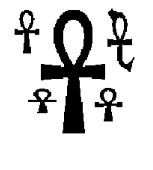
#> input picture imagenes/Ejemplo2.png, 153 x 170 px
$ python main.py
#> lines starting #> are read from the running program, lines starting #| are printed output that depends on the picture; after the words box and inside, x2 and y2 are one past the last pixel; in counts of white or black regions, pixels touching at a corner belong together
"""
@author: Samuel Torres y Edis Fernandez
"""
import cv2
import numpy as np
from skimage.measure import label
from scipy.ndimage import binary_dilation

def generate_marker(binary_image):
    inverted_image =cv2.bitwise_not(binary_image)
    # Crear la imagen marcador
    marker = np.zeros_like(binary_image)
    marker[0, :] = inverted_image[0, :]
    marker[-1, :] = inverted_image[-1, :]
    marker[:, 0] = inverted_image[:, 0]
    marker[:, -1] = inverted_image[:, -1]

    return marker

def morphological_reconstruction(marker, mask):
    if marker.shape != mask.shape:
        raise ValueError("Las dimensiones de marker y mask deben ser iguales.")

    reconstructed = marker.copy()

    while True:
        previous = reconstructed.copy()
        dilated = binary_dilation(reconstructed, structure=np.ones((3, 3)))
        reconstructed = dilated & mask
        if np.array_equal(reconstructed, previous):
            break

    return reconstructed

def rellenar(img):
    img_inverted = cv2.bitwise_not(img)
    marker = generate_marker(img)
    reconstructed = morphological_reconstruction(marker, img_inverted)

    return 255-reconstructed*255

def contar_huecos(agujeros):
    numero_agujeros = label((agujeros == 255).astype(np.uint8), connectivity=2)
    numero = np.max(numero_agujeros)

    return numero

def reconocer_jeroglifico(huecos):
    jeroglifico = ['W','A','K','J','S','D']
    if ( huecos < 0 or huecos > 6) :
        return '?'

    return jeroglifico[huecos]

def procesar_imagen(path_imagen):
#> called with path_imagen = 'imagenes/Ejemplo2.png'
    original = cv2.imread(path_imagen,0)
#> original is the input picture: shape (170, 153); min 0, max 255, mean 211.7
    _, mask_bin = cv2.threshold(original, 127, 255, cv2.THRESH_BINARY)
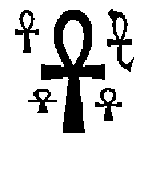
#> mask_bin: shape (170, 153); 83.2% white; 5 black regions, box (x1, y1, x2, y2) and area: (41, 10, 105, 133) 2857, (107, 9, 134, 72) 563, (15, 10, 39, 53) 365, (95, 88, 122, 121) 328, (28, 89, 57, 113) 249
    resultado = []
    mask_bin_inverted = cv2.bitwise_not(mask_bin)
    labeled_image = label((mask_bin_inverted == 255).astype(np.uint8), connectivity=2)
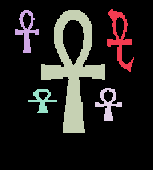
#> labeled_image: shape (170, 153) int64; 6 distinct labels, from 0 to 5; one colour per label, 0 black
    num_formas = np.max(labeled_image)
#> num_formas = 5
    for i in range(1,num_formas+1):
        figura = (labeled_image == i)
        figura = figura.astype(np.uint8) * 255

        agujeros_rellenados = rellenar(figura)
        agujeros = np.bitwise_xor(agujeros_rellenados, figura)
        numero_huecos = contar_huecos(agujeros)
        print(numero_huecos)
        resultado.append(reconocer_jeroglifico(numero_huecos))
#> this loop made 5 passes
#| 1
#| 1
#| 1
#| 1
#| 1
#> pass 1, in procesar_imagen, `figura = (labeled_image == i)`:
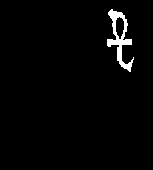
#> figura: shape (170, 153) bool; 2.2% white; 1 white region, box (x1, y1, x2, y2) and area: (107, 9, 134, 72) 563
#> pass 1, in rellenar, `marker = generate_marker(img)`:
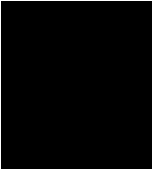
#> marker: shape (170, 153); 2.5% white in thin lines or dots
#> after the loop:
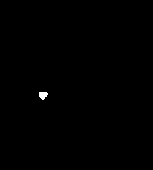
#> agujeros: shape (170, 153); 0.2% white; 1 white region, box (x1, y1, x2, y2) and area: (39, 92, 48, 100) 53
#> after the loop:
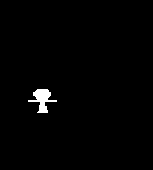
#> agujeros_rellenados: shape (170, 153); 1.2% white; 1 white region, box (x1, y1, x2, y2) and area: (28, 89, 57, 113) 302
#> after the loop:
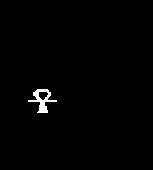
#> figura: shape (170, 153); 0.96% white; 1 white region, box (x1, y1, x2, y2) and area: (28, 89, 57, 113) 249
#> after the loop, resultado = ['A', 'A', 'A', 'A', 'A']

    print(''.join(sorted(resultado)))
#| AAAAA


# Ejecutar
procesar_imagen("imagenes/Ejemplo2.png")

$ run again, with imagenes/ankh.png copied over imagenes/Ejemplo2.png
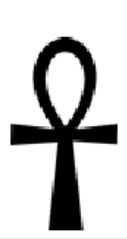
#> input picture imagenes/ankh.png, 127 x 239 px
#> in procesar_imagen, original is the input picture: shape (239, 127); min 0, max 255, mean 201.2
#> in procesar_imagen, `_, mask_bin = cv2.threshold(original, 127, 255, cv2.THRESH_BINARY)`:
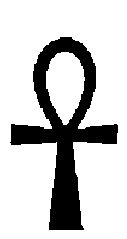
#> mask_bin: shape (239, 127); 79% white; 1 black region, box (x1, y1, x2, y2) and area: (10, 37, 118, 230) 6375
#> num_formas = 1
#> the loop in procesar_imagen, `for i in range(1,num_formas+1):` made 1 pass
#> (numero in contar_huecos, numero_huecos) on pass 1: (1, 1)
#> (printed output is left out)
#> after the loop in procesar_imagen, `for i in range(1,num_formas+1):`:
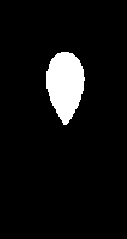
#> agujeros: shape (239, 127); 6.6% white; 1 white region, box (x1, y1, x2, y2) and area: (46, 52, 85, 125) 2007
#> after the loop in procesar_imagen, `for i in range(1,num_formas+1):`: resultado = ['A']
#| A
